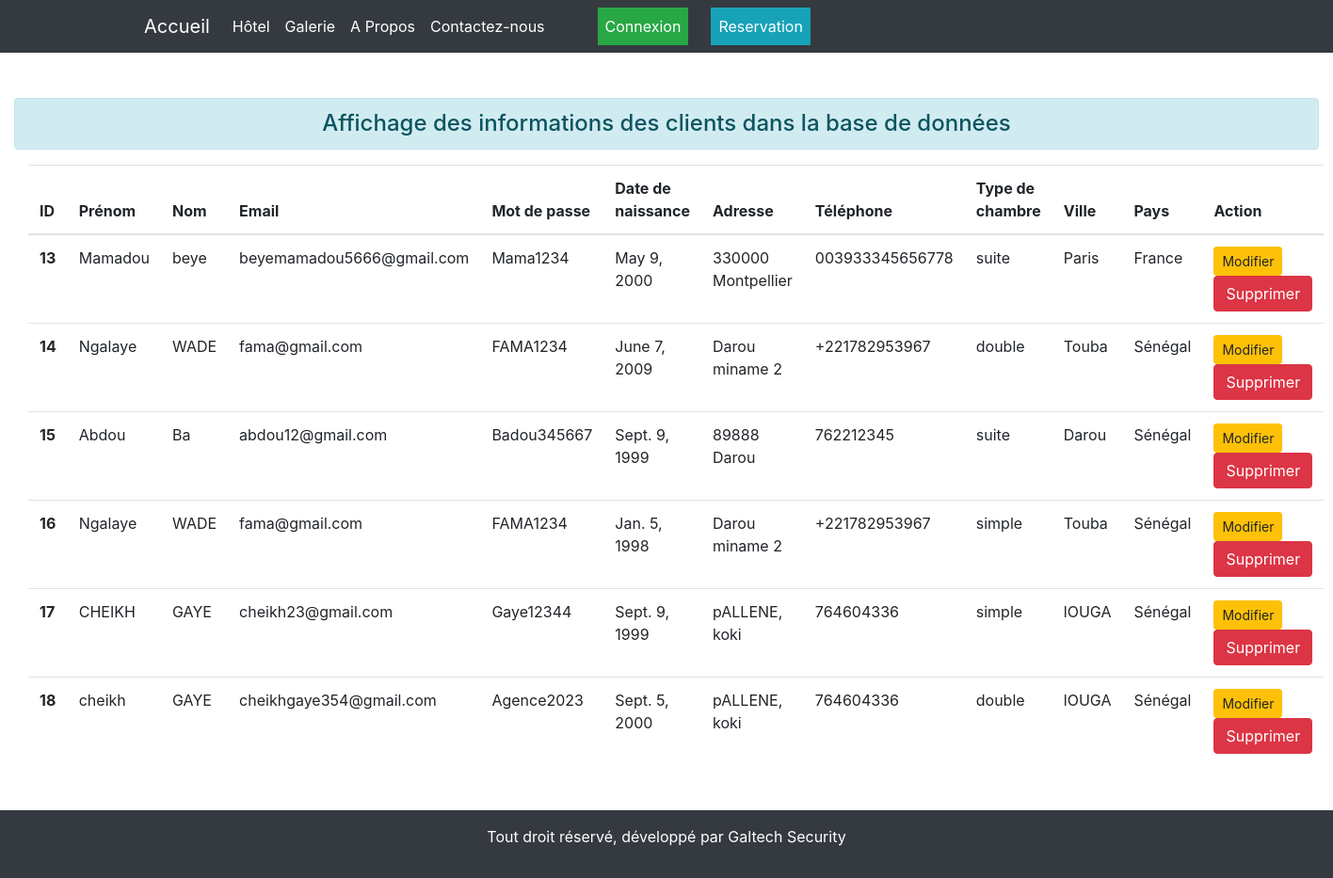
Screenshot of /client with the database file from the repository.
### agence/models.py (models this page shows)
class reservation(models.Model):
    prenom = models.CharField(max_length=50, verbose_name="Prénom")
    nom = models.CharField(max_length=50, verbose_name="Nom")
    mot_de_passe = models.CharField(max_length=50, verbose_name="Mot de passe")
    date_naissance = models.DateField(verbose_name = "Date de naissance")
    adresse = models.CharField(max_length=150, verbose_name="Adresse")
    email = models.EmailField(max_length=150, verbose_name="Email", null=True, blank=True)
    telephone = models.CharField(max_length=20, verbose_name="Téléphone", null=True, blank=True)
    type_chambre = models.CharField(max_length=10)
    ville = models.CharField(max_length=100,verbose_name="ville", null=True, blank=True)
    pays = models.CharField(max_length=100,verbose_name="pays", null=True, blank=True)

### agence/views.py (the view)
# urls.py: path('client',gestion, name="cli"),
def gestion(request):
    if request.method == 'POST':
        fm = reservationRegistration(request.POST)
        if fm.is_valid():
            pr=fm.cleaned_data['prenom']
            name=fm.cleaned_data['nom']
            mot_de_passe=fm.cleaned_data['mot_de_passe']
            dn=fm.cleaned_data['date_naissance']
            addres=fm.cleaned_data['adresse']
            email=fm.cleaned_data['email']
            tel=fm.cleaned_data['telephone']
            tc=fm.cleaned_data['type_chambre']
            ville=fm.cleaned_data['ville']
            pays=fm.cleaned_data['pays']
            reg=reservation(prenom = pr, nom = name, mot_de_passe = mot_de_passe, date_naissance = dn, adresse = addres, email = email, telephone = tel, type_chambre = tc, ville = ville, pays=pays  )
            reg.save()
            fm = reservationRegistration()
    else:
        fm = reservationRegistration()
        client = reservation.objects.all()
    return render(request,'agence/gestion_client.html',{'form':fm, 'cli':client})

### agence/templates/agence/gestion_client.html (shortened to what this page needs)
{% extends "agence/base.html" %}
{% block content %}
<div class="container mt-5 mb-5 col-sm-12">
 <div>
   <h4 class="text-center alert alert alert-info">Affichage des informations des clients dans la base de données</h4>
 </div>
            <div class="col-sm-7 ">
    {% if cli %}
    <table class="table table-hover">
            <thead>
              <tr>
                <th scope="col">ID</th>
                <th scope="col">Prénom</th>
                <th scope="col">Nom</th>
                <th scope="col">Email</th>
                <th scope="col">Mot de passe</th>
                <th scope="col">Date de naissance</th>
                <th scope="col">Adresse</th>
                <th scope="col">Téléphone</th>
                <th scope="col">Type de chambre</th>
                <th scope="col">Ville</th>
                <th scope="col">Pays</th>
                <th scope="col">Action</th>
              </tr>
            </thead>
            <tbody>
              {% for c in cli %}
              <tr>
                <th scope="row">{{c.id}}</th>
                <td>{{c.prenom}}</td>
                <td>{{c.nom}}</td>
                <td>{{c.email}}</td>
                <td>{{c.mot_de_passe}}</td>
                <td>{{c.date_naissance}}</td>
                <td>{{c.adresse}}</td>
                <td>{{c.telephone}}</td>
                <td>{{c.type_chambre}}</td>
                <td>{{c.ville}}</td>
                <td>{{c.pays}}</td>
                <td>
                  <a href="{% url 'modifierdonner' c.id %}" class="btn btn-warning btn-sm">Modifier</a>
                  <form action="{% url 'supprimerdonner' c.id %}" method="post" class="d-inline">
                    <input type="submit" class="btn btn-danger" value="Supprimer">
                  </form>
                </td>
              </tr>
              {% endfor %}
            </tbody>
          </table>
        {% else %}
        <h4 class="text-center alert alert-warning">Pas d'enrégistrement</h4>
        {% endif %}
   </div>
</div>
{% endblock %}

### agence/templates/agence/base.html (shortened to what this page needs)
<!doctype html>
{% load static %}
<html lang="fr">
  <head>
    <link rel="stylesheet" href="https://cdn.jsdelivr.net/npm/bootstrap@4.4.1/dist/css/bootstrap.min.css">
  </head>
  <body>
    <nav class="navbar navbar-expand-lg navbar-light bg-light bg-dark shaddow">
        <div class="container">
        <a class="navbar-brand text-white" href="/">Accueil</a>
        <div class="collapse navbar-collapse" id="navbarNav">
          <ul class="navbar-nav">
            <li class="nav-item active">
              <a class="nav-link text-white" href="home">Hôtel<span class="sr-only">(current)</span></a>
            </li>
            <li class="nav-item">
              <a class="nav-link text-white" href="gallerie">Galerie</a>
            </li>
            <li class="nav-item">
              <a class="nav-link text-white" href="apropos">A Propos</a>
            </li>
            <li class="nav-item">
              <a class="nav-link text-white" href="contact" >Contactez-nous</a>
            </li>
            <li class="nav-item active ml-5">
                <a class="nav-link btn-success text-white" href="{% url 'login' %}">Connexion</a>
              </li>
              <li class="nav-item active ml-4">
                <a class="nav-link btn-info text-white" href="{% url 'register' %}">Reservation</a>
              </li>
          </ul>
        </div>
    </div>
      </nav>
    {% block content %}
    {% endblock %}
    <footer class="bg-dark p-3">
        <p class="text-center text-white"> Tout droit réservé, développé par Galtech Security</p>
    </footer>
  </body>
</html>

### rows the page displays
reservation: id "13", prenom "Mamadou", nom "beye", email "beyemamadou5666@gmail.com", mot_de_passe "Mama1234", date_naissance "May 9, 2000", adresse "330000 Montpellier", telephone "003933345656778", type_chambre "suite", ville "Paris", pays "France"
reservation: id "14", prenom "Ngalaye", nom "WADE", email "fama@gmail.com", mot_de_passe "FAMA1234", date_naissance "June 7, 2009", adresse "Darou miname 2", telephone "+221782953967", type_chambre "double", ville "Touba", pays "Sénégal"
reservation: id "15", prenom "Abdou", nom "Ba", email "abdou12@gmail.com", mot_de_passe "Badou345667", date_naissance "Sept. 9, 1999", adresse "89888 Darou", telephone "762212345", type_chambre "suite", ville "Darou", pays "Sénégal"
reservation: id "16", prenom "Ngalaye", nom "WADE", email "fama@gmail.com", mot_de_passe "FAMA1234", date_naissance "Jan. 5, 1998", adresse "Darou miname 2", telephone "+221782953967", type_chambre "simple", ville "Touba", pays "Sénégal"
reservation: id "17", prenom "CHEIKH", nom "GAYE", email "cheikh23@gmail.com", mot_de_passe "Gaye12344", date_naissance "Sept. 9, 1999", adresse "pALLENE, koki", telephone "764604336", type_chambre "simple", ville "lOUGA", pays "Sénégal"
reservation: id "18", prenom "cheikh", nom "GAYE", email "cheikhgaye354@gmail.com", mot_de_passe "Agence2023", date_naissance "Sept. 5, 2000", adresse "pALLENE, koki", telephone "764604336", type_chambre "double", ville "lOUGA", pays "Sénégal"
